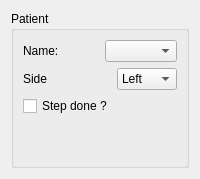
          <widget class="QWidget" name="navigation_setup">
           <property name="sizePolicy">
            <sizepolicy hsizetype="Expanding" vsizetype="Expanding">
             <horstretch>0</horstretch>
             <verstretch>0</verstretch>
            </sizepolicy>
           </property>
           <attribute name="title">
            <string>Navigation setup</string>
           </attribute>
           <layout class="QVBoxLayout" name="verticalLayout_11">
            <item>
             <widget class="QGroupBox" name="groupBox_3">
              <property name="title">
               <string>Patient</string>
              </property>
              <layout class="QVBoxLayout" name="verticalLayout_10">
               <item>
                <layout class="QHBoxLayout" name="horizontalLayout_13">
                 <item>
                  <widget class="QLabel" name="label_6">
                   <property name="text">
                    <string>Name:</string>
                   </property>
                  </widget>
                 </item>
                 <item>
                  <spacer name="horizontalSpacer_11">
                   <property name="orientation">
                    <enum>Qt::Horizontal</enum>
                   </property>
                   <property name="sizeHint" stdset="0">
                    <size>
                     <width>40</width>
                     <height>20</height>
                    </size>
                   </property>
                  </spacer>
                 </item>
                 <item>
                  <widget class="QComboBox" name="comboBox_patientName"/>
                 </item>
                </layout>
               </item>
               <item>
                <layout class="QHBoxLayout" name="horizontalLayout_14">
                 <item>
                  <widget class="QLabel" name="label_7">
                   <property name="text">
                    <string>Side</string>
                   </property>
                  </widget>
                 </item>
                 <item>
                  <spacer name="horizontalSpacer_12">
                   <property name="orientation">
                    <enum>Qt::Horizontal</enum>
                   </property>
                   <property name="sizeHint" stdset="0">
                    <size>
                     <width>40</width>
                     <height>20</height>
                    </size>
                   </property>
                  </spacer>
                 </item>
                 <item>
                  <widget class="QComboBox" name="comboBox_patientSide">
                   <item>
                    <property name="text">
                     <string>Left</string>
                    </property>
                   </item>
                   <item>
                    <property name="text">
                     <string>Right</string>
                    </property>
                   </item>
                  </widget>
                 </item>
                </layout>
               </item>
               <item>
                <widget class="QCheckBox" name="checkBox_patientSetup">
                 <property name="text">
                  <string>Step done ?</string>
                 </property>
                </widget>
               </item>
               <item>
                <spacer name="verticalSpacer_8">
                 <property name="orientation">
                  <enum>Qt::Vertical</enum>
                 </property>
                 <property name="sizeHint" stdset="0">
                  <size>
                   <width>20</width>
                   <height>40</height>
                  </size>
                 </property>
                </spacer>
               </item>
              </layout>
             </widget>
            </item>
           </layout>
          </widget>
